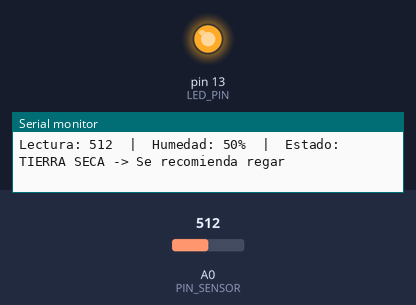
This sketch was run on a simulated Arduino Uno, built with avr-gcc and run on an emulated ATmega328P. Parts: output pins drawn as LEDs (lit = HIGH), the last lines printed to the serial monitor. The test bench sets the inputs (shaded band); at power-on: A0 (PIN_SENSOR) = 512.

Above: at 1.8 s.
1.9 s: A0 (PIN_SENSOR) set to 416
3.4 s: A0 (PIN_SENSOR) set to 386
At 5.0 s:
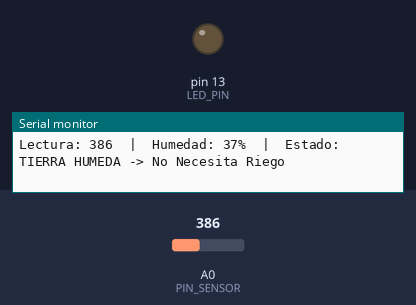
5.6 s: A0 (PIN_SENSOR) set to 410
At 7.3 s:
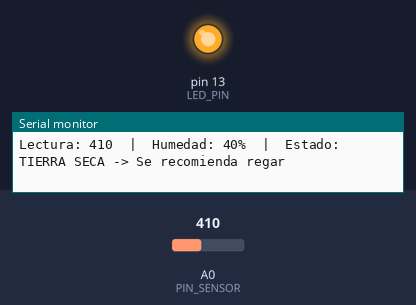
7.6 s: A0 (PIN_SENSOR) set to 390
At 8.9 s:
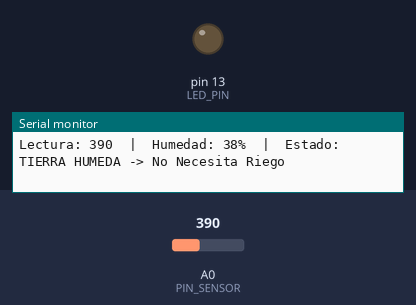
Timing chart, 0 to 10.6 s (numbered marks = the images above; inputs shaded):
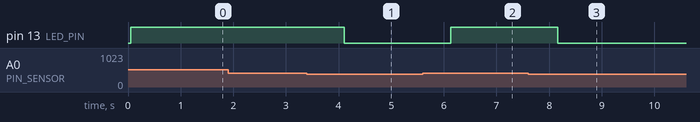

Measured:
- the behaviour switches between 400 and 399 on A0 (PIN_SENSOR) (found by bisection; images 0 and 1)
- after the input at 3.4 s, pin 13 (LED_PIN): HIGH → LOW after 0.71 s
- after the input at 5.6 s, pin 13 (LED_PIN): LOW → HIGH after 0.54 s
- after the input at 7.6 s, pin 13 (LED_PIN): HIGH → LOW after 0.56 s

The sketch:

LITOSFERA.ino
```cpp
const int PIN_SENSOR = A0;   // Señal del sensor
const int LED_PIN    = 13;   // LED integrado (alerta de riego)

// Umbral: ajusta según las lecturas que veas en el Monitor Serie
const int UMBRAL_HUMEDAD = 400;

void setup() {
  Serial.begin(9600);
  pinMode(LED_PIN, OUTPUT);
  Serial.println("=== Monitor de humedad del suelo ===");
}

void loop() {
  int lectura = analogRead(PIN_SENSOR);

  // Mapeo directo: a menor lectura, menor porcentaje
  int porcentaje = map(lectura, 0, 1023, 0, 100);
  porcentaje = constrain(porcentaje, 0, 100);

  Serial.print("Lectura: ");
  Serial.print(lectura);
  Serial.print("  |  Humedad: ");
  Serial.print(porcentaje);
  Serial.print("%  |  Estado: ");

  // Si la lectura baja del umbral -> TIERRA SECA -> ENCIENDE LED
  if (lectura < UMBRAL_HUMEDAD) {
    Serial.println("TIERRA HUMEDA -> No Necesita Riego");
    digitalWrite(LED_PIN, LOW); // LED Encendido
  }
  // Si la lectura supera el umbral -> TIERRA HÚMEDA -> APAGA LED
  else {
    Serial.println("TIERRA SECA -> Se recomienda regar");
    digitalWrite(LED_PIN, HIGH);  // LED Apagado
  }

  delay(1000);
}
```
